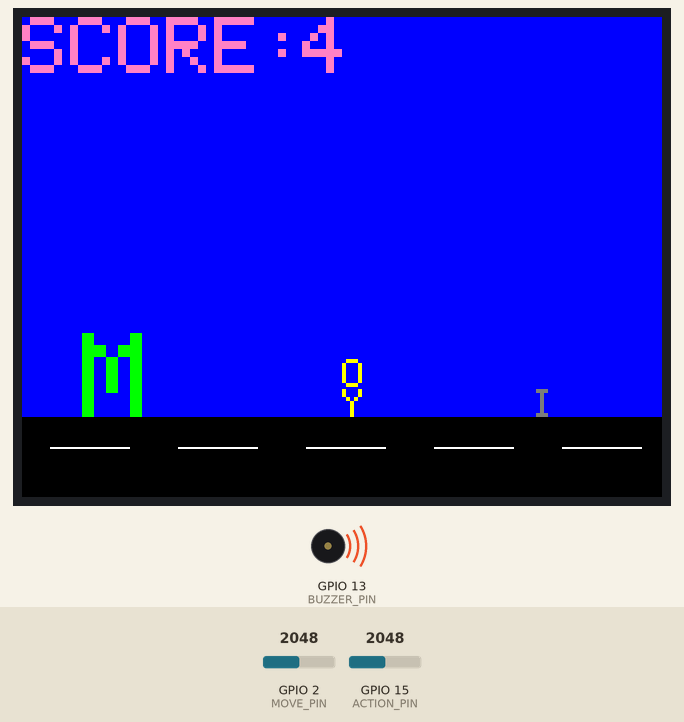
Recording of a sketch running on a simulated ESP32. Shown: 320×240 colour display, buzzer (waves = sounding). The inputs (shaded band) are chosen by the test bench; at power-on: GPIO 15 (ACTION_PIN) = 2048, GPIO 2 (MOVE_PIN) = 2048. Random numbers use the default seed unless the sketch sets one; what the sketch prints to the serial monitor is not drawn.

Above: at 1.4 s.
1.5 s: GPIO 15 (ACTION_PIN) set to 2975
At 4.5 s:
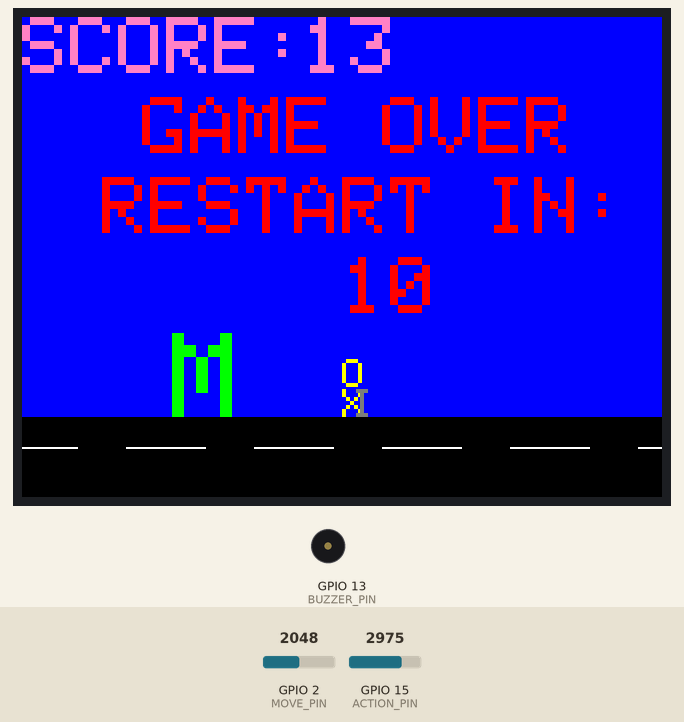
4.7 s: GPIO 15 (ACTION_PIN) set to 3060
At 13.99 s:
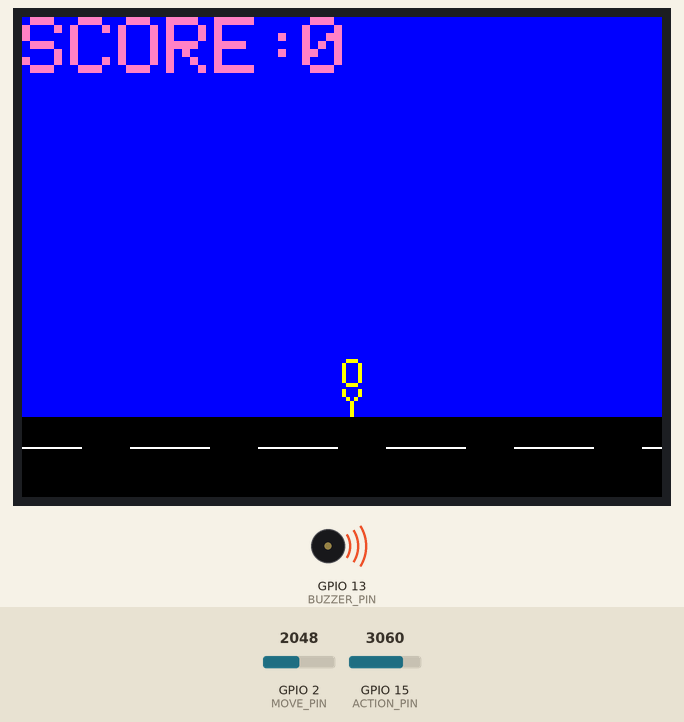
Timing chart, 0 to 15.3 s (numbered marks = the images above; inputs shaded):
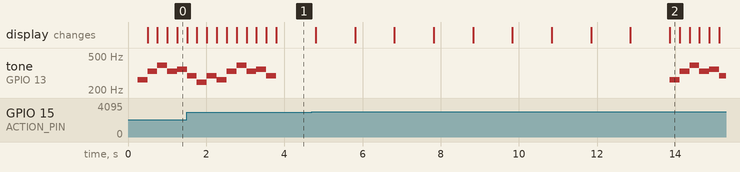

The sketch:

full_game_esp32.ino
```cpp
#include "pitches.h"
#include "Adafruit_GFX.h"
#include "Adafruit_ILI9341.h"

#define QUARTER_NOTE_DURATION (1000/4)
#define SDT_LEN 32
#define SE_LEN 4
#define JUMP_SE 1
#define SHOOT_SE 2
// ESP32-WROOM-32D
#define ACTION_PIN 15
#define MOVE_PIN 2
#define BUZZER_PIN 13
#define TFT_CS 5
#define TFT_RST 0
#define TFT_DC 4
#define TFT_MOSI 23
#define TFT_CLK 18
#define TFT_MISO 19

void tone(byte pin, int freq) {
  ledcSetup(0, 2000, 8); // setup beeper
  ledcAttachPin(pin, 0); // attach beeper
  ledcWriteTone(0, freq); // play tone
}

// notes in the melodies
const int soundtrack[] = {
  NOTE_C4, NOTE_E4, NOTE_G4, NOTE_E4, NOTE_F4, NOTE_D4, NOTE_B3, NOTE_D4,
  NOTE_C4, NOTE_E4, NOTE_G4, NOTE_E4, NOTE_F4, NOTE_D4, NOTE_B3, NOTE_B3,
  NOTE_C4, NOTE_E4, NOTE_G4, NOTE_E4, NOTE_F4, NOTE_D4, NOTE_B3, NOTE_D4,
  NOTE_G4, NOTE_F4, NOTE_E4, NOTE_D4, NOTE_C4, NOTE_C4, NOTE_C4, 0
};

const int jump_se[] = {
  NOTE_E5, NOTE_GS5, NOTE_B5, NOTE_C6
};

const int shoot_se[] = {
  NOTE_F3, NOTE_F3, NOTE_F3, NOTE_F2
};

int sdt_progress = 0, se_progress = 4, current_se = 0, note = 0;
int last_action_state = 520, move_state = 0;
int delay_dec = 0;
const int hero_default_y = 186;
int hero_pos[2] = {160, hero_default_y};
int zombie_pos[2] = {20, 158};
int bullet_pos[2] = {0, 176};
int obstacle_pos[8] = {305, 186, 305, 186, 305, 186, 305, 186};
bool spawn_zombie = false;
bool game_over = false;
bool spawn_bullet = false;
bool spawn_obstacle[4] = {false, false, false, false};
int kills = 0;
int distance = 0;
int score = 0;
int obstacle_amount = 1;
int game_over_counter = 10;

Adafruit_ILI9341 tft = Adafruit_ILI9341(TFT_CS, TFT_DC, TFT_MOSI, TFT_CLK, TFT_RST, TFT_MISO);

void setup() {
  pinMode(BUZZER_PIN, OUTPUT);
  pinMode(ACTION_PIN, INPUT);
  pinMode(MOVE_PIN, INPUT);
  tft.begin();
  tft.setRotation(1);
  // read diagnostics (optional but can help debug problems)
  uint8_t x = tft.readcommand8(ILI9341_RDMODE);
  Serial.print("Display Power Mode: 0x"); Serial.println(x, HEX);
  x = tft.readcommand8(ILI9341_RDMADCTL);
  Serial.print("MADCTL Mode: 0x"); Serial.println(x, HEX);
  x = tft.readcommand8(ILI9341_RDPIXFMT);
  Serial.print("Pixel Format: 0x"); Serial.println(x, HEX);
  x = tft.readcommand8(ILI9341_RDIMGFMT);
  Serial.print("Image Format: 0x"); Serial.println(x, HEX);
  x = tft.readcommand8(ILI9341_RDSELFDIAG);
  Serial.print("Self Diagnostic: 0x"); Serial.println(x, HEX);
  tft.fillScreen(ILI9341_BLUE);
  tft.fillRect(0, 200, 320, 40, ILI9341_BLACK);
  for (int i = -sdt_progress*10; i < 320; i += 64) {
    tft.fillRect(i, 215, 40, 1, ILI9341_WHITE);
    tft.fillRect(i+40, 215, 10, 1, ILI9341_BLACK);
  }
  tft.setTextColor(ILI9341_PINK);    tft.setTextSize(4);
  tft.print("SCORE:");
  paint_hero();
  randomSeed(analogRead(2));
  // initialize serial communication at 9600 bits per second:
  Serial.begin(9600);
}

void loop() {
  if (game_over) {
    print_game_over_screen();
    tone(BUZZER_PIN, 0);
    delay(1000);
    game_over_counter--;
    if (game_over_counter == 0) {
      clear_env();
      spawn_zombie = false;
      spawn_bullet = false;
      for (int i = 0; i < obstacle_amount; i++) spawn_obstacle[i] = false;
      sdt_progress++;
      remove_hero();
      hero_pos[0] = 160;
      hero_pos[1] = hero_default_y;
      paint_hero();
      delay_dec = 0;
      sdt_progress = 0;
      se_progress = 4;
      kills = 0;
      distance = 0;
      clear_game_over_screen();
      tft.fillRect(0, 215, 320, 1, ILI9341_BLACK);
      game_over_counter = 10;
      game_over = false;
    }
    return;
  }
  // play soundtrack
  note = soundtrack[sdt_progress];
  sdt_progress++;
  if (sdt_progress == SDT_LEN) {
    sdt_progress = 0;
    delay_dec += 5;
    if (delay_dec > QUARTER_NOTE_DURATION / 2) delay_dec = QUARTER_NOTE_DURATION / 2;
    obstacle_amount = 1 + int(delay_dec / 40);
  }

  // detect jump/shoot
  int action_state = analogRead(ACTION_PIN);
  // shoot
  if (action_state > 3000 && hero_pos[1] == hero_default_y && !spawn_bullet && spawn_zombie) {
    se_progress = 0;
    current_se = SHOOT_SE;
    spawn_bullet = true;
    bullet_pos[0] = hero_pos[0] - 10;
    // jump
  } else if (action_state < 1000 && hero_pos[1] == hero_default_y) {
    se_progress = 0;
    current_se = JUMP_SE;
  }

  // detect movement
  move_state = analogRead(MOVE_PIN);

  // remove all elements
  clear_env();

  // paint hero
  animate_hero();

  // paint zombie
  if (random(100) < max(10, delay_dec / 5) && spawn_zombie == false){
    spawn_zombie = true;
    zombie_pos[0] = 20;
  }
  animate_zombie();

  // paint bullet
  animate_bullet();

  // check for shooting zombie
  if (spawn_bullet && spawn_zombie && bullet_pos[0] - zombie_pos[0] < 30) {
    spawn_bullet = false;
    remove_bullet();
    spawn_zombie = false;
    remove_zombie();
    kills++;
  }

  // paint obstacle
  for (int i = 0; i < obstacle_amount; i++) {
    if (random(100) < max(10, delay_dec / 5) && spawn_obstacle[i] == false) {
      spawn_obstacle[i] = true;
      obstacle_pos[0 + 2 * i] = 305;
      break;
    }
  }
  animate_obstacle();

  // print score
  print_score();

  // check for zombie colision
  if (hero_pos[0] - zombie_pos[0] < 35 && spawn_zombie) game_over = true;

  // check for obstacle collision
  for (int i = 0; i < obstacle_amount; i++) {
    if (obstacle_pos[0 + 2 * i] - hero_pos[0] <= 10 && obstacle_pos[0 + 2 * i] - hero_pos[0] >= -5 && hero_pos[1] > hero_default_y - 10 && spawn_obstacle[i]) game_over = true;
  }

  // play special effect
  if (se_progress < 4) {
    if (current_se == JUMP_SE)
      note = jump_se[se_progress];
    if (current_se == SHOOT_SE)
      note = shoot_se[se_progress];
    se_progress++;
  }

  // play sound
  tone(BUZZER_PIN, note);
  delay(QUARTER_NOTE_DURATION - delay_dec);
  distance++;
}

void print_score() {
  tft.setCursor(140, 0);
  tft.setTextColor(ILI9341_BLUE);    tft.setTextSize(4);
  tft.print(score);
  tft.setCursor(140, 0);
  score = distance + 5 * kills;
  tft.setTextColor(ILI9341_PINK);    tft.setTextSize(4);
  tft.print(score);
}

void clear_env() {
  //  remove_hero();
  if (spawn_zombie) remove_zombie();
  if (spawn_bullet) remove_bullet();
  for (int i = 0; i < obstacle_amount; i++) {
    if (spawn_obstacle[i]) remove_obstacle(i);
  }
  for (int i = -sdt_progress*10; i < 320; i += 64) {
    tft.fillRect(i, 215, 40, 1, ILI9341_WHITE);
    tft.fillRect(i+40, 215, 10, 1, ILI9341_BLACK);
  }
}

void animate_hero() {
  remove_hero();
  if (move_state < 1000 || move_state > 3000 || (se_progress < 4 && current_se == JUMP_SE) || hero_pos[1] < hero_default_y) {
    // move
    if (move_state < 1000) {
      hero_pos[0] -= 10;
      if (hero_pos[0] < 0) hero_pos[0] = 0;
    } else if (move_state > 3000) {
      hero_pos[0] += 10;
      if (hero_pos[0] > 290) hero_pos[0] = 290;
    }
    // jump
    if (se_progress < 4 && current_se == JUMP_SE) hero_pos[1] -= 6;
    else if (hero_pos[1] < hero_default_y) hero_pos[1] += 6;
  }
  // repaint
  paint_hero();
}

void remove_hero() {
  tft.setCursor(hero_pos[0], hero_pos[1]);
  tft.setTextColor(ILI9341_BLUE);    tft.setTextSize(2);
  if (sdt_progress % 2 == 1) tft.print("X");
  else tft.print("Y");
  tft.setCursor(hero_pos[0], hero_pos[1]-15);
  tft.setTextColor(ILI9341_BLUE);    tft.setTextSize(2);
  tft.print("O");
}

void paint_hero() {
  tft.setCursor(hero_pos[0], hero_pos[1]);
  tft.setTextColor(ILI9341_YELLOW);    tft.setTextSize(2);
  if (sdt_progress % 2 == 1) tft.print("Y");
  else tft.print("X");
  tft.setCursor(hero_pos[0], hero_pos[1]-15);
  tft.setTextColor(ILI9341_YELLOW);    tft.setTextSize(2);
  tft.print("O");
}

void animate_zombie() {
  if (spawn_zombie) {
    zombie_pos[0] += 5;
    if (zombie_pos[0] > 280) {
      spawn_zombie = false;
      zombie_pos[0] = 20;
      return;
    }
    paint_zombie();
  }
}

void remove_zombie() {
  tft.setCursor(zombie_pos[0], zombie_pos[1]);
  tft.setTextColor(ILI9341_BLUE);    tft.setTextSize(6);
  tft.print("M");
}

void paint_zombie() {
  tft.setCursor(zombie_pos[0], zombie_pos[1]);
  tft.setTextColor(ILI9341_GREEN);    tft.setTextSize(6);
  tft.print("M");
}

void animate_bullet() {
  if (spawn_bullet) {
    bullet_pos[0] -= 10;
    if (bullet_pos[0] < 0) {
      spawn_bullet = false;
      return;
    }
    paint_bullet();
  }
}

void remove_bullet() {
  tft.setCursor(bullet_pos[0], bullet_pos[1]);
  tft.setTextColor(ILI9341_BLUE);    tft.setTextSize(1);
  tft.print("O");
}

void paint_bullet() {
  tft.setCursor(bullet_pos[0], bullet_pos[1]);
  tft.setTextColor(ILI9341_WHITE);    tft.setTextSize(1);
  tft.print("O");
}

void animate_obstacle() {
  for (int i = 0; i < obstacle_amount; i++) {
    if (spawn_obstacle[i]) {
      obstacle_pos[0 + 2 * i] -= 10;
      if (obstacle_pos[0 + 2 * i] < 0) {
        spawn_obstacle[i] = false;
        return;
      }
      paint_obstacle(i);
    }
  }
}

void remove_obstacle(int i) {
  tft.setCursor(obstacle_pos[0 + 2 * i], obstacle_pos[1 + 2 * i]);
  tft.setTextColor(ILI9341_BLUE);    tft.setTextSize(2);
  tft.print("I");
}

void paint_obstacle(int i) {
  tft.setCursor(obstacle_pos[0 + 2 * i], obstacle_pos[1 + 2 * i]);
  tft.setTextColor(ILI9341_DARKGREY);    tft.setTextSize(2);
  tft.print("I");
}

void print_game_over_screen() {
  tft.setCursor(60, 40);
  tft.setTextColor(ILI9341_RED);    tft.setTextSize(4);
  tft.print("GAME OVER");
  tft.setCursor(40, 80);
  tft.print("RESTART IN: ");
  tft.setCursor(160, 120);
  tft.setTextColor(ILI9341_BLUE);
  tft.print(game_over_counter+1);
  tft.setCursor(160, 120);
  tft.setTextColor(ILI9341_RED);
  tft.print(game_over_counter);
}

void clear_game_over_screen() {
  tft.setCursor(60, 40);
  tft.setTextColor(ILI9341_BLUE);    tft.setTextSize(4);
  tft.print("GAME OVER");
  tft.setCursor(40, 80);
  tft.print("RESTART IN: ");
  tft.setCursor(160, 120);
  tft.print(game_over_counter+1);
}
```

pitches.h
```cpp
/*************************************************
   Public Constants
 *************************************************/

#define NOTE_B0  31
#define NOTE_C1  33
#define NOTE_CS1 35
#define NOTE_D1  37
#define NOTE_DS1 39
#define NOTE_E1  41
#define NOTE_F1  44
#define NOTE_FS1 46
#define NOTE_G1  49
#define NOTE_GS1 52
#define NOTE_A1  55
#define NOTE_AS1 58
#define NOTE_B1  62
#define NOTE_C2  65
#define NOTE_CS2 69
#define NOTE_D2  73
#define NOTE_DS2 78
#define NOTE_E2  82
#define NOTE_F2  87
#define NOTE_FS2 93
#define NOTE_G2  98
#define NOTE_GS2 104
#define NOTE_A2  110
#define NOTE_AS2 117
#define NOTE_B2  123
#define NOTE_C3  131
#define NOTE_CS3 139
#define NOTE_D3  147
#define NOTE_DS3 156
#define NOTE_E3  165
#define NOTE_F3  175
#define NOTE_FS3 185
#define NOTE_G3  196
#define NOTE_GS3 208
#define NOTE_A3  220
#define NOTE_AS3 233
#define NOTE_B3  247
#define NOTE_C4  262
#define NOTE_CS4 277
#define NOTE_D4  294
#define NOTE_DS4 311
#define NOTE_E4  330
#define NOTE_F4  349
#define NOTE_FS4 370
#define NOTE_G4  392
#define NOTE_GS4 415
#define NOTE_A4  440
#define NOTE_AS4 466
#define NOTE_B4  494
#define NOTE_C5  523
#define NOTE_CS5 554
#define NOTE_D5  587
#define NOTE_DS5 622
#define NOTE_E5  659
#define NOTE_F5  698
#define NOTE_FS5 740
#define NOTE_G5  784
#define NOTE_GS5 831
#define NOTE_A5  880
#define NOTE_AS5 932
#define NOTE_B5  988
#define NOTE_C6  1047
#define NOTE_CS6 1109
#define NOTE_D6  1175
#define NOTE_DS6 1245
#define NOTE_E6  1319
#define NOTE_F6  1397
#define NOTE_FS6 1480
#define NOTE_G6  1568
#define NOTE_GS6 1661
#define NOTE_A6  1760
#define NOTE_AS6 1865
#define NOTE_B6  1976
#define NOTE_C7  2093
#define NOTE_CS7 2217
#define NOTE_D7  2349
#define NOTE_DS7 2489
#define NOTE_E7  2637
#define NOTE_F7  2794
#define NOTE_FS7 2960
#define NOTE_G7  3136
#define NOTE_GS7 3322
#define NOTE_A7  3520
#define NOTE_AS7 3729
#define NOTE_B7  3951
#define NOTE_C8  4186
#define NOTE_CS8 4435
#define NOTE_D8  4699
#define NOTE_DS8 4978
```

Measured:
- the behaviour switches between 3000 and 3001 on GPIO 15 (ACTION_PIN) (found by bisection; images 1 and 2)
- by itself, tone on GPIO 13 (BUZZER_PIN): plays 262 Hz for 0.25 s, 330 Hz for 0.25 s, 392 Hz for 0.25 s, 330 Hz for 0.25 s, 349 Hz for 0.25 s, 294 Hz for 0.18 s
